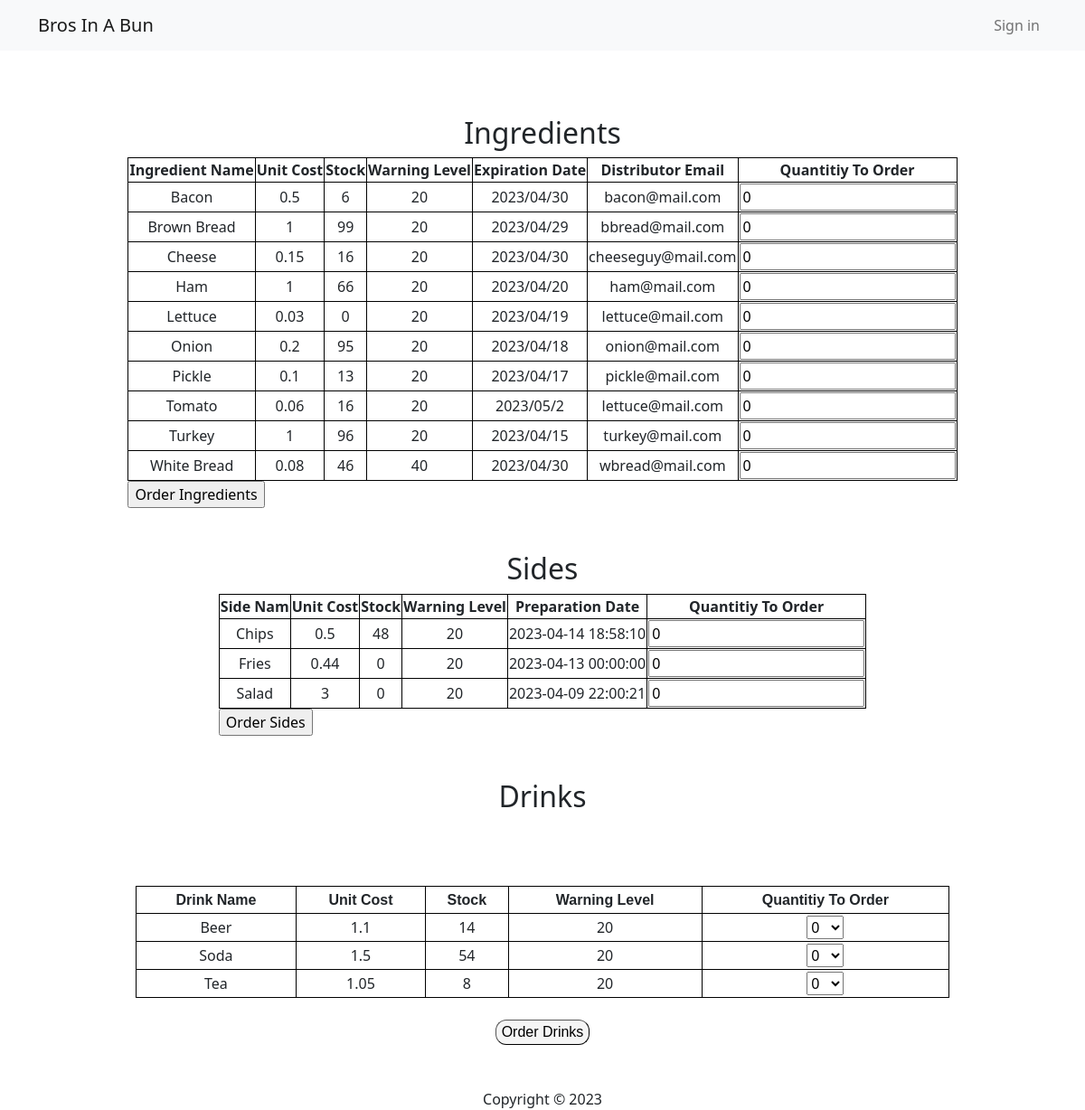
Page /View-inventory-pre.php on the earlier database version.
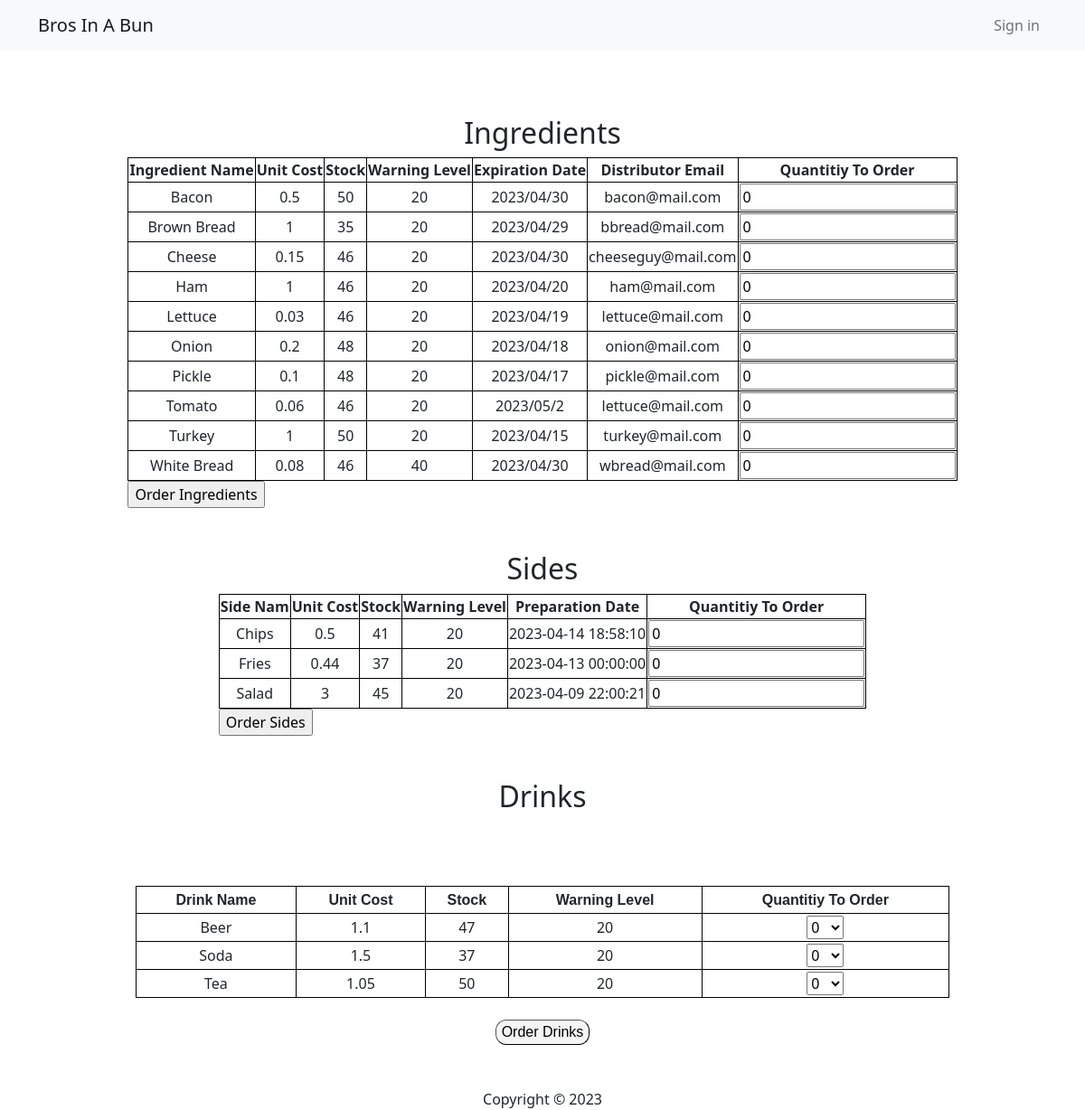
Same page on the later database version.
### tables this page shows
CREATE TABLE `ingredients` (
  `Item_name` varchar(255) NOT NULL,
  `Purchased_date` varchar(255) NOT NULL,
  `Expiration` varchar(255) NOT NULL
);

CREATE TABLE `inventory` (
  `Item_name` varchar(255) NOT NULL,
  `Unit_cost` float NOT NULL,
  `Stock_level` int(10) NOT NULL DEFAULT 0,
  `Warning_level` int(10) NOT NULL DEFAULT 20,
  `Distributor_phone` varchar(255) NOT NULL,
  `Distributor_email` varchar(255) NOT NULL
);

CREATE TABLE `sides` (
  `Item_name` varchar(255) NOT NULL,
  `Time Prepared` datetime NOT NULL
);

CREATE TABLE `drinks` (
  `Item_name` varchar(255) NOT NULL
);

### View-inventory-pre.php (the view, shortened to what this page needs)
<?php include '../inc/header.php'; ?>
<?php
$sql  = 'SELECT * FROM  ingredients NATURAL JOIN inventory';
$result = mysqli_query($con, $sql);
$Fitems = mysqli_fetch_all($result, MYSQLI_ASSOC);
?>
<br></br>
<h2>Ingredients</h2>
<form action="<?php echo htmlspecialchars($_SERVER['PHP_SELF']); ?>" method="POST">
    <table >
        <tr>
            <td><b>Ingredient Name</b></td>
            <td><b>Unit Cost</b></td>
            <td><b>Stock</b></td>
            <td><b>Warning Level</b></td>
            <td><b>Expiration Date</b></td>
            <td><b>Distributor Email</b></td>
            <td><b>Quantitiy To Order</b></td>
        </tr>
        <?php foreach($Fitems as $item): ?>
            <tr>
                <td><?php echo $item["Item_name"];?></td>
                <td><?php echo $item["Unit_cost"];?></td>
                <td><?php echo $item["Stock_level"];?></td>
                <td><?php echo $item["Warning_level"];?></td>
                <td><?php echo $item["Expiration"];?></td>
                <td><?php echo $item["Distributor_email"];?></td>
                <td><input type="number" name="ing[]" value="0"></td>
            </tr>
        <?php endforeach;?>
    </table>
    <input type="submit" value="Order Ingredients" name="submitOrderIng">
</form>
<?php
$sql  = 'SELECT * FROM  sides NATURAL JOIN inventory';
$result = mysqli_query($con, $sql);
$Sitems = mysqli_fetch_all($result, MYSQLI_ASSOC);
?>
<br></br>
<h2>Sides</h2>
<form action="<?php echo htmlspecialchars($_SERVER['PHP_SELF']); ?>" method="POST">
    <table >
        <tr>
            <td><b>Side Nam</b></td>
            <td><b>Unit Cost</b></td>
            <td><b>Stock</b></td>
            <td><b>Warning Level</b></td>
            <td><b>Preparation Date</b></td>
            <td><b>Quantitiy To Order</b></td>
        </tr>
        <?php foreach($Sitems as $item): ?>
            <tr>
                <td><?php echo $item["Item_name"];?></td>
                <td><?php echo $item["Unit_cost"];?></td>
                <td><?php echo $item["Stock_level"];?></td>
                <td><?php echo $item["Warning_level"];?></td>
                <td><?php echo $item["Time Prepared"];?></td>
                <td><input type="number" name="side[]" value="0"></td>
            </tr>
        <?php endforeach;?>
    </table>
    <input type="submit" value="Order Sides" name="submitOrderSide">
</form>
<?php
$sql  = 'SELECT * FROM  drinks NATURAL JOIN inventory';
$result = mysqli_query($con, $sql);?>
<br></br>
<h2>Drinks</h2>
<?php if(mysqli_num_rows($result) == 0){ ?>
    <p class="lead mt3">There are no items</p>
<?php ;}else{
            echo '<table border= "1" width = "900" cellspacing = "0" cellpadding = "2" colspan  = "2" >';
            echo '<tr>';
                echo '<td> <b> <font face = "Arial">Drink Name</font> </b></td>';
                echo '<td> <b><font face = "Arial">Unit Cost</font> </b></td>';
                echo '<td> <b><font face = "Arial">Stock</font></b> </td>';
                echo '<td> <b><font face = "Arial">Warning Level</font></b> </td>';
                echo '<td> <b><font face = "Arial">Quantitiy To Order</font></b> </td>';
            echo '</tr>';
            while($row = mysqli_fetch_assoc($result)){
                $field1name = $row["Item_name"];
                $field2name = $row["Unit_cost"];
                $field3name = $row["Stock_level"];
                $field4name = $row["Warning_level"];
                echo '<tr>
                <td>'.$field1name.'</td>
                <td>'.$field2name.'</td>
                <td>'.$field3name.'</td>
                <td>'.$field4name.'</td>
                <td> <select>
                    <option value="0">0</option>
                    <option value="10">10</option>
                    <option value="20">20</option>
                    <option value="30">30</option>
                    <option value="40">40</option>
                    <option value="50">50</option>
                    <option value="60">60</option>
                    <option value="70">70</option>
                    <option value="80">80</option>
                    </select></td>
                </tr><br>';
            }
            echo '</table><br>';
            echo '<button class="nicebutton">Order Drinks</button>';
        }?>
<?php include '../inc/footer.php'; ?>

### inc/header.php (shortened to what this page needs)
<!DOCTYPE html>
<html lang="en">
<head>
  <link href="https://cdn.jsdelivr.net/npm/bootstrap@5.0.2/dist/css/bootstrap.min.css" rel="stylesheet">
</head>
<body>
  <nav class="navbar navbar-expand-sm navbar-light bg-light mb-4">
    <div class="container">
      <a class="navbar-brand" href="../home/home.php">Bros In A Bun</a>
      <div class="collapse navbar-collapse" id="navbarNav">
        <ul class="navbar-nav ms-auto">
          <li class="nav-item">
            <?php if(isset($_SESSION['Role'])){ ?>
              <a class="nav-link" href="../credentials/sign-out.php">Sign out</a>
            <?php } else { ?>
              <a class="nav-link" href="../credentials/sign-in.php">Sign in</a>
            <?php } ?>
          </li>
        </ul>
      </div>
  </div>
</nav>
<main>
  <div class="container d-flex flex-column align-items-center">
  <link rel="stylesheet" href="../mystyle.css">

### inc/footer.php (shortened to what this page needs)
    </div>
</main>
<footer class="text-center mt-5">
  Copyright &copy; 2023
</footer>
</body>
</html>

### mystyle.css (style rules this page uses)
button.nicebutton { border-radius: 12px; border-width: thin thin; background-color: rgb(245, 245, 245); font-family: 'Trebuchet MS', 'Lucida Sans Unicode', 'Lucida Grande', 'Lucida Sans', Arial, sans-serif; }
td { border:1px solid black; border-collapse: collapse; text-align: center; }

Differences in the rows shown:
changed through a linked row, ingredients "Bacon": Item_name.Stock_level "6" → "50"
changed through a linked row, ingredients "Brown Bread": Item_name.Stock_level "99" → "35"
changed through a linked row, ingredients "Cheese": Item_name.Stock_level "16" → "46"
changed through a linked row, ingredients "Ham": Item_name.Stock_level "66" → "46"
changed through a linked row, ingredients "Lettuce": Item_name.Stock_level "0" → "46"
changed through a linked row, ingredients "Onion": Item_name.Stock_level "95" → "48"
changed through a linked row, ingredients "Pickle": Item_name.Stock_level "13" → "48"
changed through a linked row, ingredients "Tomato": Item_name.Stock_level "16" → "46"
changed through a linked row, ingredients "Turkey": Item_name.Stock_level "96" → "50"
changed through a linked row, sides "Chips": Item_name.Stock_level "48" → "41"
changed through a linked row, sides "Fries": Item_name.Stock_level "0" → "37"
changed through a linked row, sides "Salad": Item_name.Stock_level "0" → "45"
changed through a linked row, drinks "Beer": Item_name.Stock_level "14" → "47"
changed through a linked row, drinks "Soda": Item_name.Stock_level "54" → "37"
changed through a linked row, drinks "Tea": Item_name.Stock_level "8" → "50"
